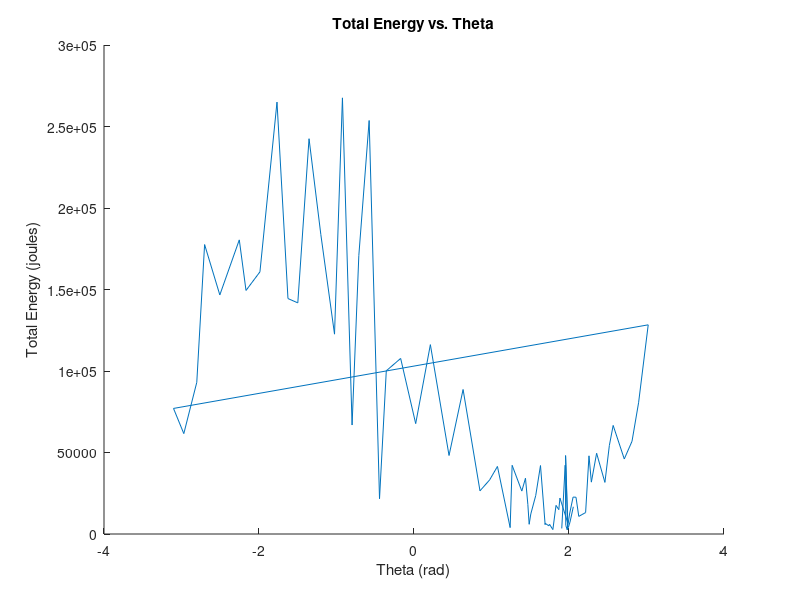

The MATLAB source for this figure:
function res = validate
    % TURN THIS INTO AMPLITUDE VS. THETA AND TOTAL ENERGY VS. THETA
    clf;
    hold on;
    load knee2.csv;
    load torso2.csv;
    m_knee = 1;
    m_torso = 1;
    g = 9.8;
    T = knee2(:, 1);
    kneeX = knee2(:, 2);
    kneeY = knee2(:, 3);
    torsoX = torso2(:, 2);
    torsoY = torso2(:, 3);
    for i = 1:length(T)
        Theta1(i) = atan2(torsoY(i),torsoX(i));
        Theta2(i) = atan2((kneeY(i)-torsoY(i)),(kneeX(i)-torsoX(i)));
        Amplitude(i) = Theta2(i)-Theta1(i);
    end
    theta_vs_te = zeros(length(T)-1,2);
    for i = 1:(length(T)-1)
        dt = T(i+1) - T(i);
        Vx_knee(i) = (kneeX(i+1)-kneeX(i))/dt;
        Vy_knee(i) = (kneeY(i+1)-kneeY(i))/dt;
        Vx_torso(i) = (torsoX(i+1)-torsoX(i))/dt;
        Vy_torso(i) = (torsoY(i+1)-torsoY(i))/dt;
        KE(i) = .5 * m_knee * (Vx_knee(i)^2 + Vy_knee(i)^2) + .5 * m_torso * (Vx_torso(i)^2 + Vy_torso(i)^2);
        PE(i) = m_knee*g*kneeY(i) + m_torso*g*torsoY(i);
        TE(i) = KE(i)+PE(i);
        theta_vs_te(i,:) = [Theta1(i), TE(i)];
    end
    plotTo = 70; %(max = 169)
    plot(theta_vs_te(1:plotTo,1),theta_vs_te(1:plotTo, 2));
    xlabel('Theta (rad)');
    ylabel('Total Energy (joules)');
    title('Total Energy vs. Theta');
    %plot(Theta1, 'r');
    %plot(Theta2,  'g');
   % plot(Amplitude, 'b');
  %  plot(Amplitude);
    period = 3.04-0.968;
    disp(length(T));
end